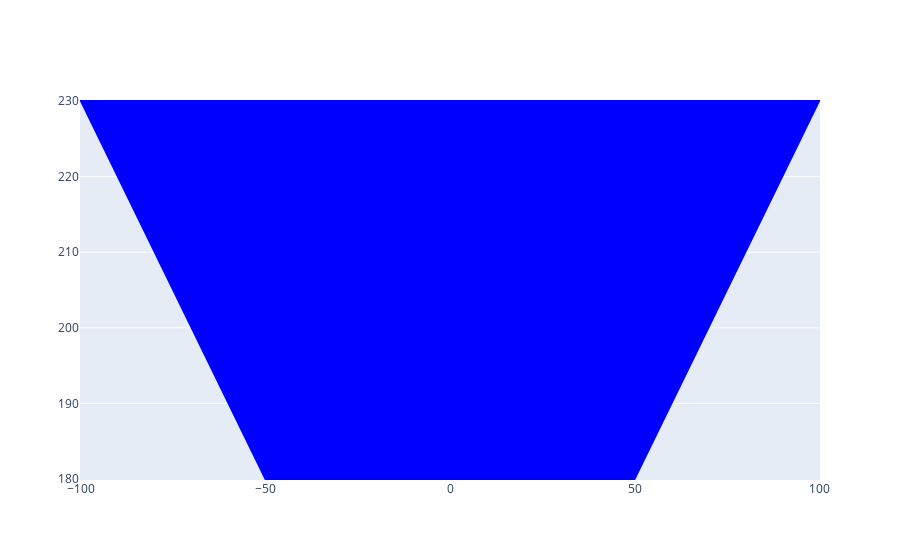

Source (notebook cell):
### Code cell
fig=go.Figure(data=[{}],
             layout=layout)
offline.iplot(fig)

### Figure 1 — Plotly figure (JSON) as saved in the notebook; plotly's stock layout.template omitted (floating-point values rounded to 4 significant figures)
{"data": [{"type": "scatter"}], "layout": {"shapes": [{"fillcolor": "blue", "line": {"color": "blue"}, "path": "M100.0,230L50.0,180L-50.0,180L-100.0,230Z", "type": "path"}]}}
